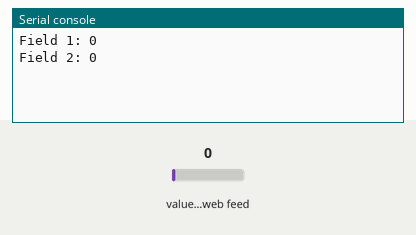
Recording of a program running on a simulated ESP32 board running MicroPython. On the bench: the last lines printed to the serial console. Inputs (shaded band) come from the test bench; at power-on: value of the web feed 0. Requests to the public web service named in the program get a made-up reply in its usual format after 0.4 s (London, UTC, broken clouds, 64 % humidity, 1013 hPa unless stated).

Above: at 1.2 s.
1.3 s: value of the web feed set to 2
At 11.6 s:
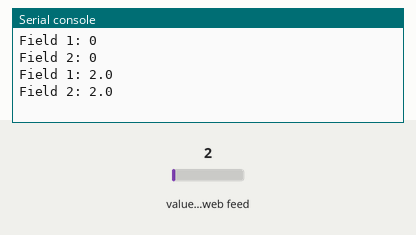
11.9 s: value of the web feed set to 25
At 22.6 s:
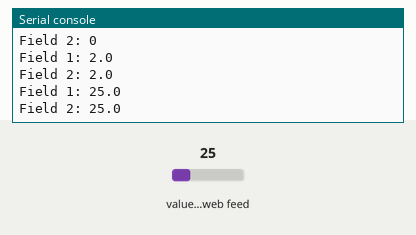
Timing chart, 0 to 24.1 s (numbered marks = the images above; inputs shaded):
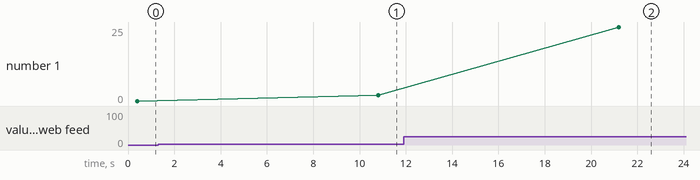

The program:

last.py
```python
import urequests
import time

# ThingSpeak channel details
channel_id = '2352494'
read_api_key = '0GYNV8DUGKHRMQUA'

def read_thingspeak():
    url = 'https://api.thingspeak.com/channels/{}/feeds/last.json?api_key={}'.format(channel_id, read_api_key)

    try:
        response = urequests.get(url)
        data = response.json()
        # Assuming your ThingSpeak channel has fields named field1, field2, etc.
        field1_value = data.get('field1')
        field2_value = data.get('field2')
        # Add more fields as needed

        print("Field 1:", field1_value)
        print("Field 2:", field2_value)
        # Print or use the values as needed

    except Exception as e:
        print("Error:", e)

    finally:
        if response:
            response.close()

# Read ThingSpeak data every 10 seconds
while True:
    read_thingspeak()
    time.sleep(10)
```

Measured:
- after the input at 1.3 s, the serial console: prints a new line after 9.5 s (image 1)
- after the input at 11.9 s, the serial console: prints a new line after 9.3 s (image 2)
- plotted number 1: 2 → 25 after the input at 11.9 s
